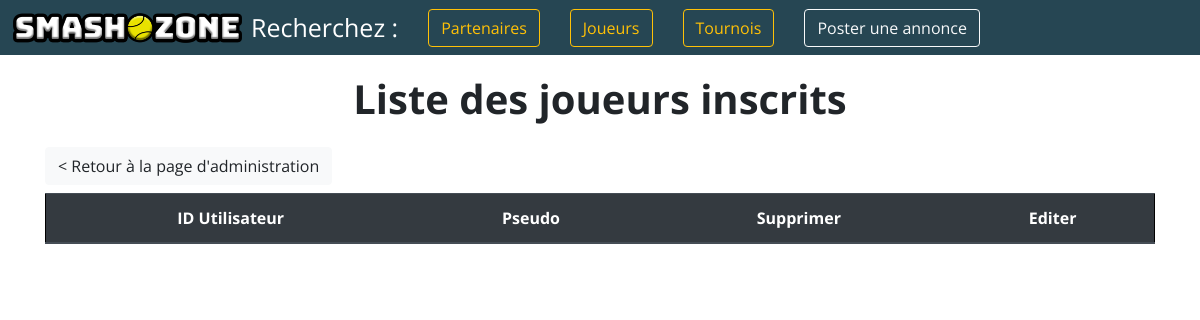
Page /admin/users.php on the earlier database version.
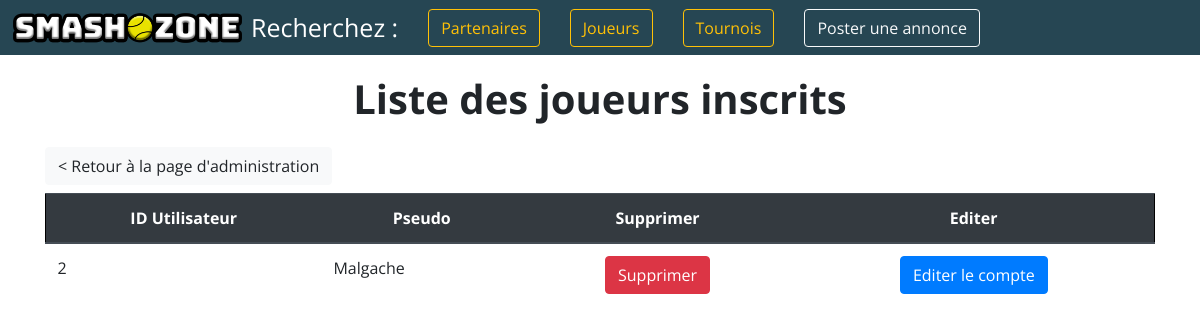
Same page on the later database version.
### tables this page shows
CREATE TABLE `users` (
  `user_id` int(11) NOT NULL,
  `pseudo` varchar(255) NOT NULL,
  `password` varchar(255) NOT NULL,
  `prenom` varchar(255) NOT NULL,
  `nom` varchar(255) NOT NULL,
  `email` varchar(255) NOT NULL,
  `ville` varchar(255) NOT NULL,
  `postal_code` varchar(255) NOT NULL,
  `date_creation` timestamp(6) NOT NULL DEFAULT CURRENT_TIMESTAMP(6),
  `telephone` varchar(255) DEFAULT NULL,
  `date_naissance` date NOT NULL,
  `classement` float DEFAULT '40'
);

### admin/users.php (the view, shortened to what this page needs)
<?php
include_once '../config.php';
$users = $db->query('SELECT * FROM users');
?>
<!DOCTYPE html>
<html lang="fr">
    <head>
        <link rel="stylesheet" href="https://stackpath.bootstrapcdn.com/bootstrap/4.5.0/css/bootstrap.min.css"
>
        <link href="../style/style.css" rel="stylesheet">
    </head>
    <body>
        <nav class="navbar navbar-expand-xl navbar-dark"
            style="background-color: #264653; margin-bottom: 20px; height: 55px;">
            <a class="logo" href="../index.php">
                <div><img class="main" src="../style/SmashZone2.png" /><img class="ball"
                        src="../style/SmashZoneIcon.png" />
                </div>
            </a>
            <div class="collapse navbar-collapse rubriques" id="navbarNav">
                <ul class="navbar-nav mr-auto mt-2 mt-lg-0">
                    <li class="nav-item rubriquecolor">
                        Recherchez :
                    </li>
                    <form class="form-inline">
                        <button class="btn btn-outline-warning my-2 my-sm-0 rubriquesearch"
                            onclick="location.href='../offres/list_offers.php'" type="button">Partenaires</button>
                    </form>
                    <form class="form-inline">
                        <button class="btn btn-outline-warning my-2 my-sm-0 rubriquesearch"
                            onclick="location.href='../liste_joueurs.php'" type="button">Joueurs</button>
                    </form>
                    <form class="form-inline">
                        <button class="btn btn-outline-warning my-2 my-sm-0 rubriquesearch"
                            onclick="location.href='recherchejouer.php'" type="button">Tournois</button>
                    </form>
                    <form class="form-inline">
                        <button class="btn btn-outline-light my-2 my-sm-0 rubriquesearch"
                            onclick="location.href='../offres/new_offer.php'" type="button">Poster une annonce</button>
                    </form>
                </ul>
            </div>
        </nav>
        <div class="container">
            <h1 class="mb-4 font-weight-bold">Liste des joueurs inscrits</h1>
            <a class="btn btn-light mb-2" href="index.php">
                < Retour à la page d'administration</a>
                    <table class="table">
                        <thead class="thead-dark text-center">
                            <tr class="joueurborder">
                                <th>ID Utilisateur</td>
                                <th>Pseudo</td>
                                <th>Supprimer</td>
                                <th>Editer</td>
                            </tr>
                        </thead>
                        <tbody>
                            <?php while ($u = $users->fetch()) { ?>
                            <tr>
                                <td> <?= $u['user_id'] ?> </td>
                                <td> <?= $u['pseudo'] ?> </td>
                                <td class="text-center"> <a class="btn btn-danger"
                                        href="users.php?delete=<?= $u['user_id'] ?>">Supprimer</a> </td>
                                <td class="text-center"> <a class="btn btn-primary"
                                        href="update_user.php?id=<?= $u['user_id'] ?>">Editer le
                                        compte</a> </td>
                            </tr>
                            <?php } ?>
                        </tbody>
                    </table>
        </div>
    </body>
</html>

Differences in the rows shown:
added users: user_id "2", pseudo "Malgache"
